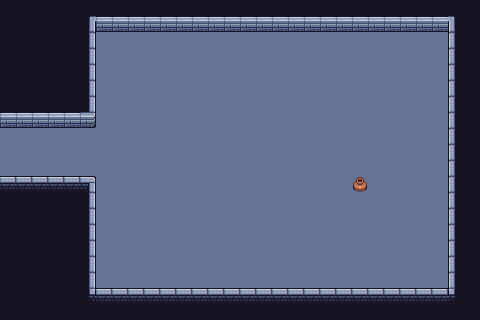

Below is a game level as drawn by its tile map, then a one-line description and the .tmx that defines it (tile-layer data replaced by summaries):
An orthogonal 30x20 tile map with 16x16 px tiles, 2 tile layers (Ground Layer, Collision Layer), 2 tilesets and 44 objects.

<map version="1.10" tiledversion="1.11.2" orientation="orthogonal" renderorder="right-down" width="30" height="20" tilewidth="16" tileheight="16" infinite="0" nextlayerid="3" nextobjectid="1">
 <tileset firstgid="1" name="dg_under_the_castle-10-emb" tilewidth="16" tileheight="16" tilecount="560" columns="28">
  <image source="tiles/dg_under_the_castle-10.png" width="448" height="320" />
  <tile id="201">
   <objectgroup draworder="index" id="3">
    <object id="2" x="0" y="0" width="16" height="16" />
   </objectgroup>
  </tile>
  <tile id="202">
   <objectgroup draworder="index" id="2">
    <object id="1" x="0.00480288" y="0.00480288" width="16" height="16" />
   </objectgroup>
  </tile>
  <tile id="203">
   <objectgroup draworder="index" id="3">
    <object id="2" x="0" y="0" width="16" height="16" />
   </objectgroup>
  </tile>
  <tile id="205">
   <objectgroup draworder="index" id="2">
    <object id="1" x="0.00480288" y="0.00480288" width="16" height="16" />
   </objectgroup>
  </tile>
  <tile id="208">
   <objectgroup draworder="index" id="2">
    <object id="1" x="0" y="0" width="16" height="16" />
    <object id="2" x="0" y="0" width="16" height="16" />
   </objectgroup>
  </tile>
  <tile id="209">
   <objectgroup draworder="index" id="2">
    <object id="1" x="0" y="0" width="16" height="16" />
   </objectgroup>
  </tile>
  <tile id="210">
   <objectgroup draworder="index" id="2">
    <object id="1" x="0.00480288" y="0.00480288" width="16" height="16" />
    <object id="2" x="0" y="0" width="16" height="16" />
   </objectgroup>
  </tile>
  <tile id="211">
   <objectgroup draworder="index" id="2">
    <object id="1" x="0" y="0" width="16" height="16" />
   </objectgroup>
  </tile>
  <tile id="229">
   <objectgroup draworder="index" id="2">
    <object id="1" x="0" y="0" width="16" height="16" />
   </objectgroup>
  </tile>
  <tile id="231">
   <objectgroup draworder="index" id="3">
    <object id="2" x="0" y="0" width="16" height="16" />
   </objectgroup>
  </tile>
  <tile id="232">
   <objectgroup draworder="index" id="2">
    <object id="1" x="0" y="0" width="16" height="16" />
   </objectgroup>
  </tile>
  <tile id="236">
   <objectgroup draworder="index" id="2">
    <object id="1" x="0" y="0" width="16" height="16" />
   </objectgroup>
  </tile>
  <tile id="239">
   <objectgroup draworder="index" id="2">
    <object id="1" x="0" y="0" width="16" height="16" />
   </objectgroup>
  </tile>
  <tile id="256">
   <objectgroup draworder="index" id="2">
    <object id="1" x="0" y="0" width="16" height="16" />
   </objectgroup>
  </tile>
  <tile id="257">
   <objectgroup draworder="index" id="2">
    <object id="1" x="0" y="0" width="16" height="16" />
   </objectgroup>
  </tile>
  <tile id="258">
   <objectgroup draworder="index" id="2">
    <object id="1" x="0" y="0" width="16" height="16" />
   </objectgroup>
  </tile>
  <tile id="259">
   <objectgroup draworder="index" id="2">
    <object id="1" x="0" y="0" width="16" height="16" />
   </objectgroup>
  </tile>
  <tile id="260">
   <objectgroup draworder="index" id="2">
    <object id="1" x="0" y="0" width="16" height="16" />
   </objectgroup>
  </tile>
  <tile id="261">
   <objectgroup draworder="index" id="2">
    <object id="1" x="0" y="0" width="16" height="16" />
   </objectgroup>
  </tile>
  <tile id="262">
   <objectgroup draworder="index" id="2">
    <object id="1" x="0" y="0" width="16" height="16" />
   </objectgroup>
  </tile>
  <tile id="263">
   <objectgroup draworder="index" id="2">
    <object id="1" x="0" y="0" width="16" height="16" />
   </objectgroup>
  </tile>
  <tile id="264">
   <objectgroup draworder="index" id="2">
    <object id="1" x="0" y="0" width="16" height="16" />
   </objectgroup>
  </tile>
  <tile id="267">
   <objectgroup draworder="index" id="2">
    <object id="1" x="0" y="0" width="16" height="16" />
   </objectgroup>
  </tile>
  <tile id="284">
   <objectgroup draworder="index" id="2">
    <object id="1" x="0.00480288" y="0.00480288" width="16" height="16" />
   </objectgroup>
  </tile>
  <tile id="285">
   <objectgroup draworder="index" id="2">
    <object id="1" x="0.00480288" y="0.00480288" width="16" height="16" />
   </objectgroup>
  </tile>
  <tile id="286">
   <objectgroup draworder="index" id="2">
    <object id="1" x="0.00480288" y="0.00480288" width="16" height="16" />
   </objectgroup>
  </tile>
  <tile id="287">
   <objectgroup draworder="index" id="2">
    <object id="1" x="0.00480288" y="0.00480288" width="16" height="16" />
   </objectgroup>
  </tile>
  <tile id="288">
   <objectgroup draworder="index" id="2">
    <object id="1" x="0.00480288" y="0.00480288" width="16" height="16" />
   </objectgroup>
  </tile>
  <tile id="289">
   <objectgroup draworder="index" id="2">
    <object id="1" x="0.00480288" y="0.00480288" width="16" height="16" />
   </objectgroup>
  </tile>
  <tile id="290">
   <objectgroup draworder="index" id="2">
    <object id="1" x="0.00480288" y="0.00480288" width="16" height="16" />
   </objectgroup>
  </tile>
  <tile id="291">
   <objectgroup draworder="index" id="2">
    <object id="1" x="0.00480288" y="0.00480288" width="16" height="16" />
   </objectgroup>
  </tile>
  <tile id="292">
   <objectgroup draworder="index" id="2">
    <object id="1" x="0.00480288" y="0.00480288" width="16" height="16" />
   </objectgroup>
  </tile>
  <tile id="293">
   <objectgroup draworder="index" id="9">
    <object id="12" x="0" y="0" width="16" height="16" />
   </objectgroup>
  </tile>
  <tile id="294">
   <objectgroup draworder="index" id="2">
    <object id="1" x="0" y="0" width="16" height="16" />
   </objectgroup>
  </tile>
  <tile id="295">
   <objectgroup draworder="index" id="2">
    <object id="1" x="0.00480288" y="0.00480288" width="16" height="16" />
   </objectgroup>
  </tile>
  <tile id="315">
   <objectgroup draworder="index" id="2">
    <object id="1" x="0" y="0" width="16" height="16" />
   </objectgroup>
  </tile>
  <tile id="317">
   <objectgroup draworder="index" id="2">
    <object id="1" x="0" y="0" width="16" height="16" />
   </objectgroup>
  </tile>
  <tile id="318">
   <objectgroup draworder="index" id="2">
    <object id="1" x="0" y="0" width="16" height="16" />
   </objectgroup>
  </tile>
  <tile id="320">
   <objectgroup draworder="index" id="2">
    <object id="1" x="0" y="0" width="16" height="16" />
   </objectgroup>
  </tile>
  <tile id="321">
   <objectgroup draworder="index" id="2">
    <object id="1" x="0" y="0" width="16" height="16" />
   </objectgroup>
  </tile>
  <tile id="338">
   <objectgroup draworder="index" id="5">
    <object id="13" x="4.54976" y="1.93363">
     <polygon points="0,0 -3.54976,5.69801 -3.09466,9.1615 1.27427,12.0664 5.55218,9.1615 5.82524,4.3573 2.54854,-0.558628" />
    </object>
    <object id="14" x="13" y="4.625">
     <polygon points="0,0 0.5,9.875 3.25,3.625" />
    </object>
   </objectgroup>
  </tile>
 </tileset>
 <tileset firstgid="561" name="dg_under_the_castle-45" tilewidth="16" tileheight="16" tilecount="88" columns="11">
  <image source="tiles/dg_under_the_castle-45.png" width="176" height="128" />
 </tileset>
 <layer id="1" name="Ground Layer" width="30" height="20">
  <data>[600 cells, 600 non-empty, 2 distinct tile ids]</data>
 </layer>
 <layer id="2" name="Collision Layer" width="30" height="20">
  <data>[600 cells, 88 non-empty, 11 distinct tile ids]</data>
 </layer>
</map>
